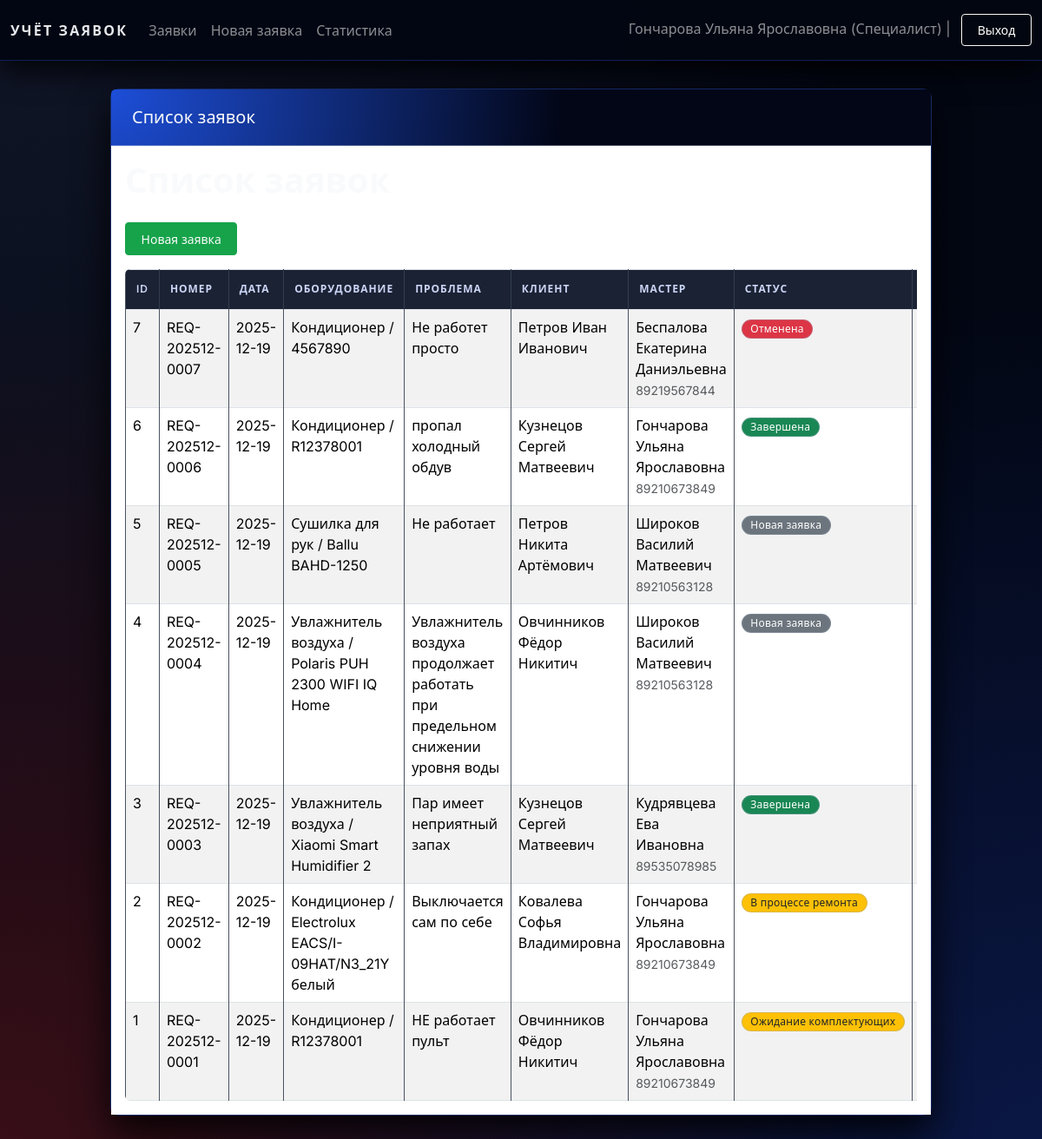
/requests (signed in), run on the app's committed database.
### tables this page shows
CREATE TABLE users (
            user_id INTEGER PRIMARY KEY AUTOINCREMENT,
            fio TEXT NOT NULL,
            phone TEXT,
            login TEXT UNIQUE NOT NULL,
            password TEXT NOT NULL,
            user_type TEXT NOT NULL CHECK (
                user_type IN ('Администратор', 'Менеджер', 'Специалист', 'Оператор', 'Заказчик', 'Менеджер по качеству')
            ),
            is_active INTEGER DEFAULT 1,
            registration_date TEXT DEFAULT (DATE('now')),
            email TEXT,
            address TEXT,
            notes TEXT
        );

CREATE TABLE requests (
            request_id INTEGER PRIMARY KEY AUTOINCREMENT,
            request_number TEXT UNIQUE,
            start_date TEXT NOT NULL,
            climate_tech_type TEXT NOT NULL,
            climate_tech_model TEXT NOT NULL,
            problem_description TEXT NOT NULL,
            request_status TEXT NOT NULL DEFAULT 'Новая заявка' CHECK (
                request_status IN ('Новая заявка', 'В процессе ремонта', 'Ожидание комплектующих',
                                    'Готова к выдаче', 'Завершена', 'Отменена')
            ),
            priority TEXT DEFAULT 'Средний' CHECK (priority IN ('Низкий', 'Средний', 'Высокий', 'Критичный')),
            completion_date TEXT,
            repair_parts TEXT,
            estimated_time INTEGER,

            master_id INTEGER REFERENCES users(user_id) ON DELETE SET NULL,
            client_id INTEGER NOT NULL REFERENCES users(user_id) ON DELETE CASCADE,
            quality_manager_id INTEGER REFERENCES users(user_id) ON DELETE SET NULL,

            deadline_extension TEXT,
            extension_reason TEXT,
            customer_agreement INTEGER DEFAULT 0,

            qr_code_generated INTEGER DEFAULT 0,
            qr_code_token TEXT UNIQUE,
            feedback_received INTEGER DEFAULT 0,

            created_at TEXT DEFAULT (DATETIME('now')),
            updated_at TEXT DEFAULT (DATETIME('now'))
        );

### web_app.py (the view)
    def wrapper(*args, **kwargs):
        if "user" not in session:
            return redirect(url_for("login"))
        return view_func(*args, **kwargs)

### web_app.py (called while the page is built)
def get_connection():
    if not os.path.exists(DB_NAME):
        raise FileNotFoundError(
            f"Файл базы данных '{DB_NAME}' не найден. "
            f"Сначала запустите 'test.py' для создания БД."
        )
    conn = sqlite3.connect(DB_NAME)
    conn.row_factory = sqlite3.Row
    return conn

def login_required(view_func):
    def wrapper(*args, **kwargs):
        if "user" not in session:
            return redirect(url_for("login"))
        return view_func(*args, **kwargs)
    wrapper.__name__ = view_func.__name__
    return wrapper

### templates/requests_list.html (shortened to what this page needs)
{% extends "base.html" %}
{% block header %}Список заявок{% endblock %}
{% block content %}
<h1>Список заявок</h1>
<p><a class="btn btn-success btn-sm" href="{{ url_for('new_request') }}">Новая заявка</a></p>
<div class="table-responsive">
  <table class="table table-striped table-bordered mb-0">
    <thead>
      <tr>
        <th>ID</th>
        <th>Номер</th>
        <th>Дата</th>
        <th>Оборудование</th>
        <th>Проблема</th>
        <th>Клиент</th>
        <th>Мастер</th>
        <th>Статус</th>
        <th>Действия</th>
      </tr>
    </thead>
    <tbody>
      {% for r in requests %}
      <tr>
        <td>{{ r.request_id }}</td>
        <td>{{ r.request_number }}</td>
        <td>{{ r.start_date }}</td>
        <td>{{ r.climate_tech_type }} / {{ r.climate_tech_model }}</td>
        <td>{{ r.problem_description }}</td>
        <td>{{ r.client_fio }}</td>
        <td>
          {% if r.master_fio %}
            {{ r.master_fio }}
            {% if r.master_phone %}
              <br><small class="text-muted">{{ r.master_phone }}</small>
            {% endif %}
          {% else %}
            <span class="text-muted">Не назначен</span>
          {% endif %}
        </td>
        <td><span class="badge status-badge {{ r.status_class }}">{{ r.request_status }}</span></td>
        <td>
        </td>
      </tr>
      {% endfor %}
    </tbody>
  </table>
</div>
{% endblock %}

### templates/base.html (shortened to what this page needs)
<!doctype html>
<html lang="ru">
<head>
    <link rel="stylesheet"
          href="https://cdn.jsdelivr.net/npm/bootstrap@5.3.2/dist/css/bootstrap.min.css">
    <link rel="stylesheet" href="{{ url_for('static', filename='styles.css') }}">
</head>
<body>
<nav class="navbar navbar-expand-lg navbar-dark bg-dark">
  <div class="container-fluid">
    <a class="navbar-brand" href="{{ url_for('index') }}">Учёт заявок</a>
    <div class="collapse navbar-collapse" id="navbarNav">
      <ul class="navbar-nav me-auto mb-2 mb-lg-0">
        {% if current_user %}
        <li class="nav-item">
          <a class="nav-link" href="{{ url_for('requests_list') }}">Заявки</a>
        </li>
        <li class="nav-item">
          <a class="nav-link" href="{{ url_for('new_request') }}">Новая заявка</a>
        </li>
        <li class="nav-item">
          <a class="nav-link" href="{{ url_for('stats') }}">Статистика</a>
        </li>
        {% endif %}
      </ul>
      <span class="navbar-text">
        {% if current_user %}
          {{ current_user['fio'] }} ({{ current_user['user_type'] }}) |
          <a href="{{ url_for('logout') }}" class="btn btn-sm btn-outline-light ms-2">Выход</a>
        {% else %}
          <a href="{{ url_for('login') }}" class="btn btn-sm btn-outline-light">Войти</a>
          <a href="{{ url_for('register') }}" class="btn btn-sm btn-outline-light ms-2">Регистрация</a>
        {% endif %}
      </span>
    </div>
  </div>
</nav>
<div class="container app-shell">
  <div class="row justify-content-center">
    <div class="col-12 col-lg-11 col-xl-10">
      <div class="card app-card">
        <div class="card-header app-card-header">
          <h5 class="mb-0">{% block header %}{{ title }}{% endblock %}</h5>
        </div>
        <div class="card-body bg-white">
          {% block content %}{% endblock %}
        </div>
      </div>
    </div>
  </div>
</div>
</body>
</html>

### static/styles.css (style rules this page uses)
* { box-sizing: border-box; }
body { min-height: 100vh; font-family: 'Inter', system-ui, -apple-system, BlinkMacSystemFont, 'Segoe UI', sans-serif; color: #e5e7eb; background-color: #020617; background-image: radial-gradient(circle at 0 0, rgba(148, 163, 184, 0.10) 0, transparent 55%), radial-gradient(circle at 100% 100%, rgba(30, 64, 175, 0.30) 0, transparent 55%), radial-gradient(circle at 0 100%, rgba(220, 38, 38, 0.25) 0, transparent 55%), linear-gradient(135deg, #020617 0%, #030712 45%, #020617 100%); background-attachment: fixed; }
.app-shell { padding: 32px 0 48px; }
.app-card { border-radius: 10px; box-shadow: 0 24px 60px rgba(15, 23, 42, 0.7); background: rgba(15, 23, 42, 0.96); border: 1px solid rgba(148, 163, 184, 0.18); }
.app-card-header { background: radial-gradient(circle at 0 0, #1d4ed8 0, #020617 55%); color: #f9fafb; padding: 1.25rem 1.5rem; border-bottom: 1px solid rgba(148, 163, 184, 0.4); }
.navbar { background: rgba(3, 7, 18, 0.96) !important; box-shadow: 0 10px 35px rgba(0, 0, 0, 0.9); backdrop-filter: blur(16px); border-bottom: 1px solid rgba(30, 64, 175, 0.45); }
.navbar-brand { font-weight: 650; letter-spacing: 0.14em; font-size: 1rem; text-transform: uppercase; color: #e5e7eb !important; }
.btn { border-radius: 4px; padding: 0.45rem 1.1rem; font-weight: 500; box-shadow: none; transition: background-color 0.2s ease, border-color 0.2s ease, color 0.2s ease, box-shadow 0.2s ease; }
.btn-success { background: #16a34a; border-color: #16a34a; color: #f9fafb; }
.status-badge { font-size: 0.75rem; padding: 0.25rem 0.6rem; border-radius: 999px; font-weight: 500; text-transform: none; letter-spacing: 0.02em; border: 1px solid rgba(148, 163, 184, 0.35); }
.table { border-radius: 6px; overflow: hidden; background: transparent; }
.table thead th { background: rgba(15, 23, 42, 0.95); color: #cbd5f5; vertical-align: middle; font-weight: 600; text-transform: uppercase; font-size: 0.75rem; letter-spacing: 0.08em; padding: 0.85rem 0.75rem; border-color: rgba(55, 65, 81, 0.9); }
.table tbody tr { transition: background-color 0.15s ease; }
.table tbody td { background-color: transparent; border-color: rgba(55, 65, 81, 0.9); }
h1 { color: #f9fafb; font-weight: 600; margin-bottom: 1.5rem; }
.card { border: none; border-radius: 10px; box-shadow: 0 18px 40px rgba(0, 0, 0, 0.85); transition: box-shadow 0.2s ease; background-color: rgba(15, 23, 42, 0.98); border: 1px solid rgba(30, 64, 175, 0.45); }

### data on the page
users: fio "Гончарова Ульяна Ярославовна"
requests: request_id "7", request_number "REQ-202512-0007", start_date "2025-12-19", climate_tech_type "Кондиционер", climate_tech_model "4567890", problem_description "Не работет просто", client_fio "Петров Иван Иванович", master_fio "Беспалова Екатерина Даниэльевна", master_phone "89219567844", request_status "Отменена"
requests: request_id "6", request_number "REQ-202512-0006", start_date "2025-12-19", climate_tech_type "Кондиционер", climate_tech_model "R12378001", problem_description "пропал холодный обдув", client_fio "Кузнецов Сергей Матвеевич", master_fio "Гончарова Ульяна Ярославовна", master_phone "89210673849", request_status "Завершена"
requests: request_id "5", request_number "REQ-202512-0005", start_date "2025-12-19", climate_tech_type "Сушилка для рук", climate_tech_model "Ballu BAHD-1250", problem_description "Не работает", client_fio "Петров Никита Артёмович", master_fio "Широков Василий Матвеевич", master_phone "89210563128", request_status "Новая заявка"
requests: request_id "4", request_number "REQ-202512-0004", start_date "2025-12-19", climate_tech_type "Увлажнитель воздуха", climate_tech_model "Polaris PUH 2300 WIFI IQ Home", problem_description "Увлажнитель воздуха продолжает работать при предельном снижении уровня воды", client_fio "Овчинников Фёдор Никитич", master_fio "Широков Василий Матвеевич", master_phone "89210563128", request_status "Новая заявка"
requests: request_id "3", request_number "REQ-202512-0003", start_date "2025-12-19", climate_tech_type "Увлажнитель воздуха", climate_tech_model "Xiaomi Smart Humidifier 2", problem_description "Пар имеет неприятный запах", client_fio "Кузнецов Сергей Матвеевич", master_fio "Кудрявцева Ева Ивановна", master_phone "89535078985", request_status "Завершена"
requests: request_id "2", request_number "REQ-202512-0002", start_date "2025-12-19", climate_tech_type "Кондиционер", climate_tech_model "Electrolux EACS/I-09HAT/N3_21Y белый", problem_description "Выключается сам по себе", client_fio "Ковалева Софья Владимировна", master_fio "Гончарова Ульяна Ярославовна", master_phone "89210673849", request_status "В процессе ремонта"
requests: request_id "1", request_number "REQ-202512-0001", start_date "2025-12-19", climate_tech_type "Кондиционер", climate_tech_model "R12378001", problem_description "НЕ работает пульт", client_fio "Овчинников Фёдор Никитич", master_fio "Гончарова Ульяна Ярославовна", master_phone "89210673849", request_status "Ожидание комплектующих"

### other printed values
{{ current_user['user_type'] }} "Специалист"
